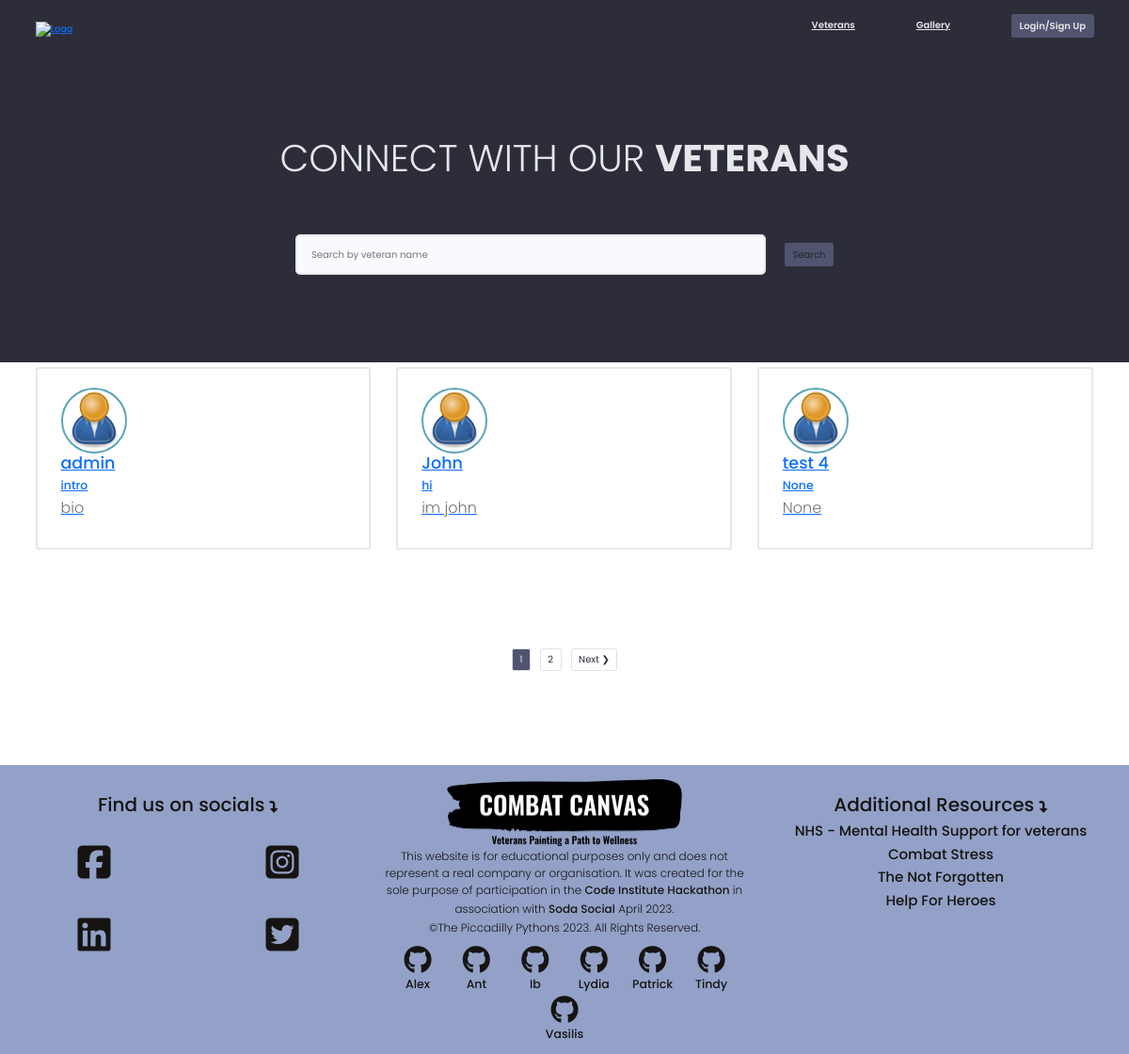
The app's page /users/, older data.
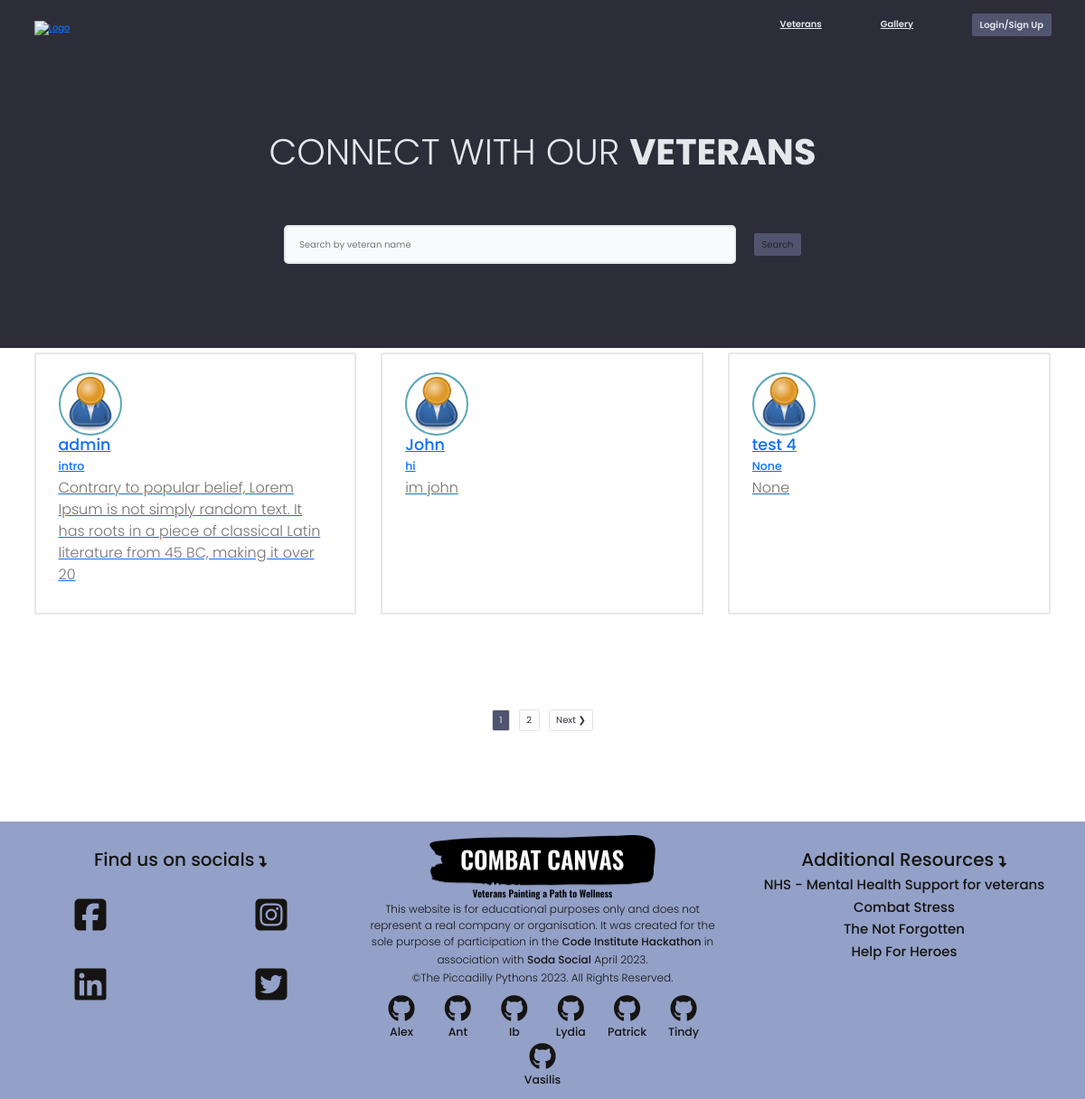
The same page, newer data.
### users/models.py (models this page shows, shortened)
class Profile(models.Model):
    user = models.OneToOneField(
        User, on_delete=models.CASCADE, null=True, blank=True)
    name = models.CharField(max_length=200, blank=True, null=True)
    email = models.EmailField(max_length=500, blank=True, null=True)
    username = models.CharField(max_length=200, blank=True, null=True)
    location = models.CharField(max_length=200, blank=True, null=True)
    short_intro = models.CharField(max_length=200, blank=True, null=True)
    bio = models.TextField(blank=True, null=True)
    profile_image = models.ImageField(
        null=True, blank=True, upload_to='profiles/', default="profiles/user-default.png")
    social_twitter = models.CharField(max_length=200, blank=True, null=True)
    social_linkedin = models.CharField(max_length=200, blank=True, null=True)
    social_youtube = models.CharField(max_length=200, blank=True, null=True)
    social_website = models.CharField(max_length=200, blank=True, null=True)
    created = models.DateTimeField(auto_now_add=True)
    id = models.UUIDField(default=uuid.uuid4, unique=True,
                          primary_key=True, editable=False)
    class Meta:
        ordering = ['created']

### users/views.py (the view)
# urls.py: path('', views.profiles, name="profiles"),
def profiles(request):
    profiles, search_query = searchProfiles(request)
    custom_range, profiles = paginateProfiles(request, profiles, 3)
    context = {'profiles': profiles, 'search_query': search_query, 'custom_range': custom_range}
    return render(request, 'users/profiles.html', context)

### users/utils.py (called while the page is built)
def paginateProfiles(request, profiles, results):
    page = request.GET.get('page')
    paginator = Paginator(profiles, results)
    try:
        profiles = paginator.page(page)
    except PageNotAnInteger:
        page = 1
        profiles = paginator.page(page)
    except EmptyPage:
        page = paginator.num_pages
        profiles = paginator.page(page)
    leftIndex = (int(page) - 4)
    if leftIndex < 1:
        leftIndex = 1
    rightIndex = (int(page) + 5)
    if rightIndex > paginator.num_pages:
        rightIndex = paginator.num_pages + 1
    custom_range = range(leftIndex, rightIndex)
    return custom_range, profiles

def searchProfiles(request):
    search_query = ''
    if request.GET.get('search_query'):
        search_query = request.GET.get('search_query')
    profiles = Profile.objects.distinct().filter(
        Q(name__icontains=search_query) |
        Q(short_intro__icontains=search_query)
    )
    return profiles, search_query

### users/templates/users/profiles.html (shortened to what this page needs)
{% extends 'base.html' %}
{% block content %}
<main class="home">
    <section class="hero-section text-center">
      <div class="container container--narrow">
        <div class="hero-section__box">
          <h2>CONNECT WITH our <span>Veterans</span></h2>
        </div>
        <div class="hero-section__search">
          <form class="form" action="{% url 'profiles' %}" method="get">
            <div class="form__field">
              <input class="input input--text" id="formInput#search" type="text" name="search_query"
                value="{{search_query}}" placeholder="Search by veteran name" />
            </div>
            <input class="btn btn--sub btn--lg" type="submit" value="Search" />
          </form>
        </div>
      </div>
    </section>
    <section class="devlist">
      <div class="container">
        <div class="grid grid--three">
            {% for profile in profiles %}
          <div class="column card">
            <div class="dev">
              <a href="{% url 'user-profile' profile.id %}" class="card__body">
                <div class="user__profile">
                  <img class="avatar avatar--md" src="{{ profile.profile_image.url }}" alt="image" />
                  <div class="dev__meta">
                    <h3>{{profile.name}}</h3>
                    <h5>{{profile.short_intro}}</h5>
                  </div>
                </div>
                <p class="dev__info">{{profile.bio|slice:"150"}}</p>
              </a>
            </div>
          </div>
          {% endfor %}
        </div>
      </div>
    </section>
    {% include 'pagination.html' with queryset=profiles custom_range=custom_range %}
  </main>
{% endblock content%}

Row changes from the older to the newer data that the page shows:
changed Profile "admin": bio "bio" → "Contrary to popular belief, Lorem Ipsum is not simply random text. It has roots in a piece of classical Latin literature from 45 BC, making it over 20"
